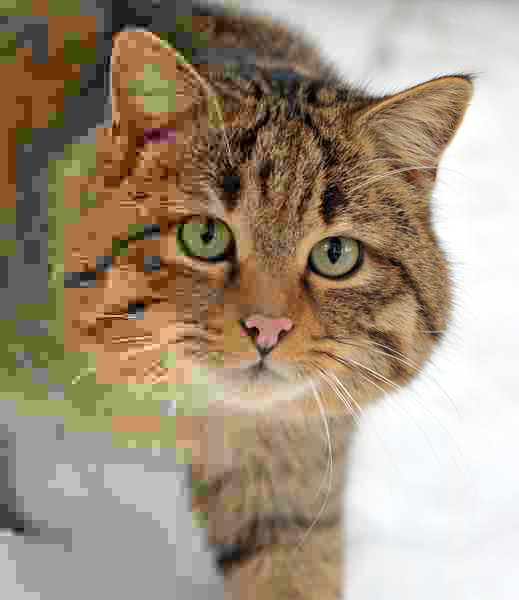
#> input picture digital-methods/l4/input.jpg, 519 x 600 px
$ python 08_sobel_filter.py
#> lines starting #> are read from the running program, lines starting #| are printed output that depends on the picture
import cv2
import numpy as np
import matplotlib
matplotlib.use('Agg')
import matplotlib.pyplot as plt

image = cv2.imread('input.jpg')
#> image is the input picture: shape (600, 519, 3); mean B, G, R 126.4, 147.3, 163.4
if image is None: raise RuntimeError("Could not open input.jpg")
gray_image = cv2.cvtColor(image, cv2.COLOR_BGR2GRAY)
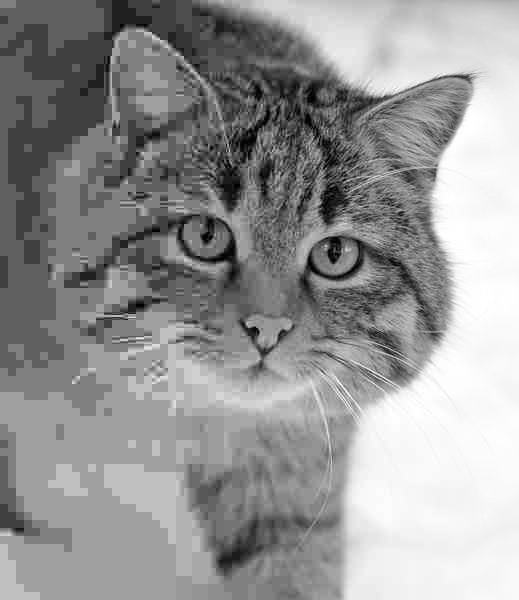
#> gray_image: shape (600, 519); min 0, max 255, mean 149.8
sobel_x = np.array([[-1, 0, 1], [-2, 0, 2], [-1, 0, 1]])
filtered_image_x = cv2.filter2D(gray_image, -1, sobel_x)
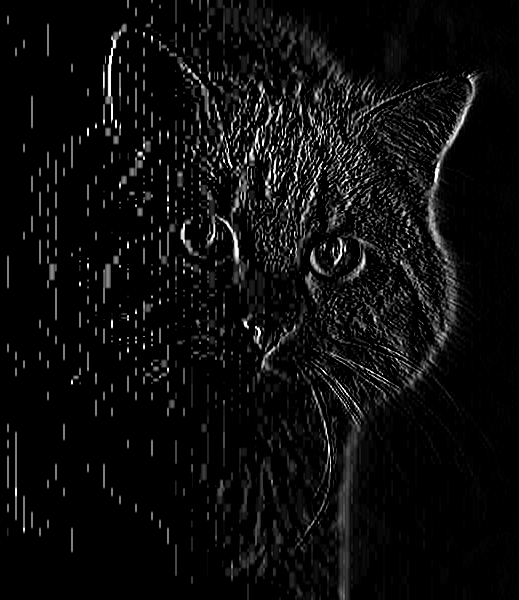
#> filtered_image_x: shape (600, 519); min 0, max 255, mean 13.2
sobel_y = np.array([[1, 2, 1], [0, 0, 0], [-1, -2, -1]])
filtered_image_y = cv2.filter2D(gray_image, -1, sobel_y)
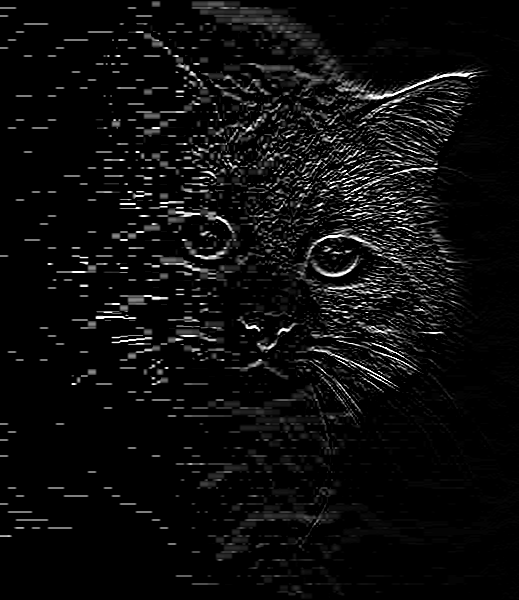
#> filtered_image_y: shape (600, 519); min 0, max 255, mean 13.1
edge_image = cv2.addWeighted(filtered_image_x, 0.5, filtered_image_y, 0.5, 0)
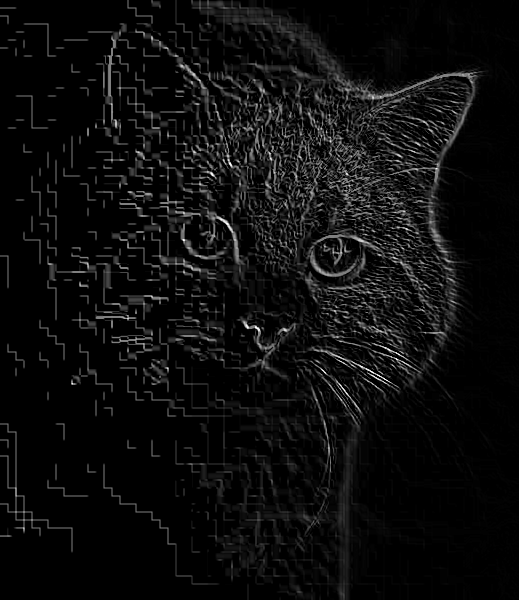
#> edge_image: shape (600, 519); min 0, max 255, mean 13.1

rgb_image = cv2.cvtColor(image, cv2.COLOR_BGR2RGB)

plt.figure(figsize=(12, 6), dpi=100)
plt.subplot(1,2,1), plt.imshow(rgb_image)
plt.title('Исходное изображение'), plt.xticks([]), plt.yticks([])
plt.subplot(1,2,2), plt.imshow(edge_image, cmap='gray')
plt.title('Фильтрованное изображение'), plt.xticks([]), plt.yticks([])
plt.tight_layout()
plt.savefig('result_08.png', bbox_inches='tight')
print("08_sobel_filter.py completed")

$ run again, with digital-methods/l4/input2.jpg copied over digital-methods/l4/input.jpg
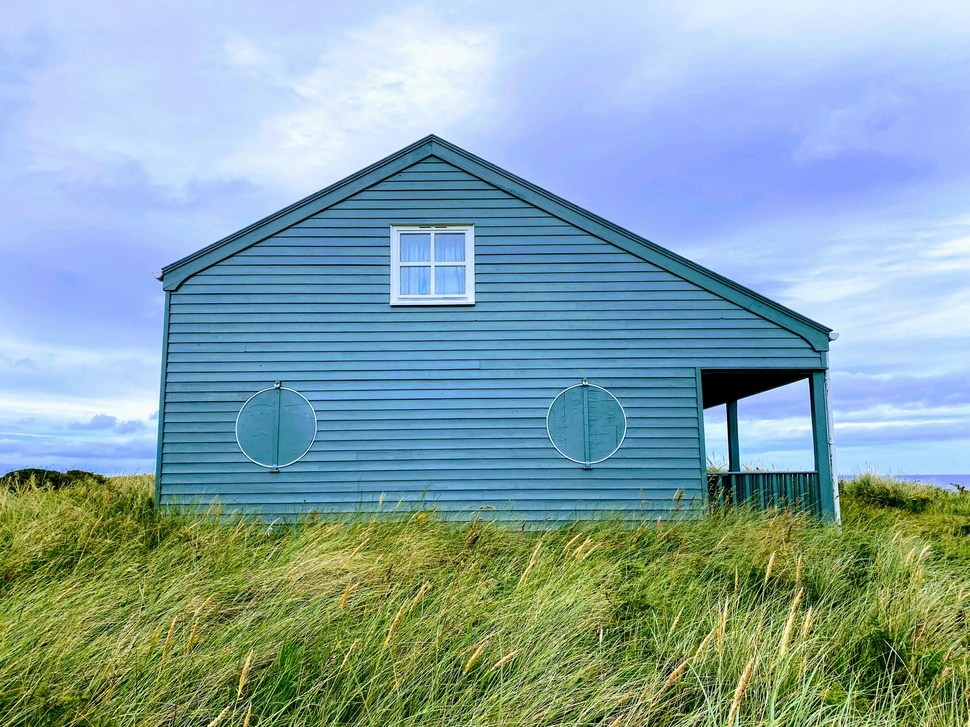
#> input picture digital-methods/l4/input2.jpg, 970 x 727 px, shrunk from 3939 x 2954 before the run
#> image is the input picture: shape (727, 970, 3); mean B, G, R 169, 165.1, 134.5
#> `gray_image = cv2.cvtColor(image, cv2.COLOR_BGR2GRAY)`:
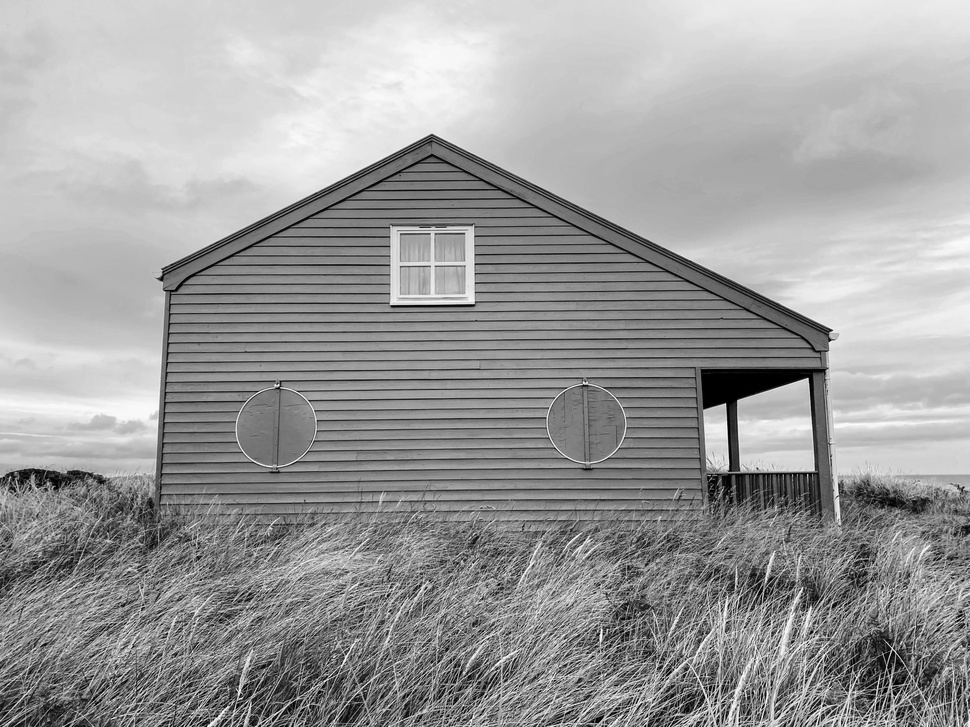
#> gray_image: shape (727, 970); min 0, max 253, mean 156.4
#> `edge_image = cv2.addWeighted(filtered_image_x, 0.5, filtered_image_y, ..`:
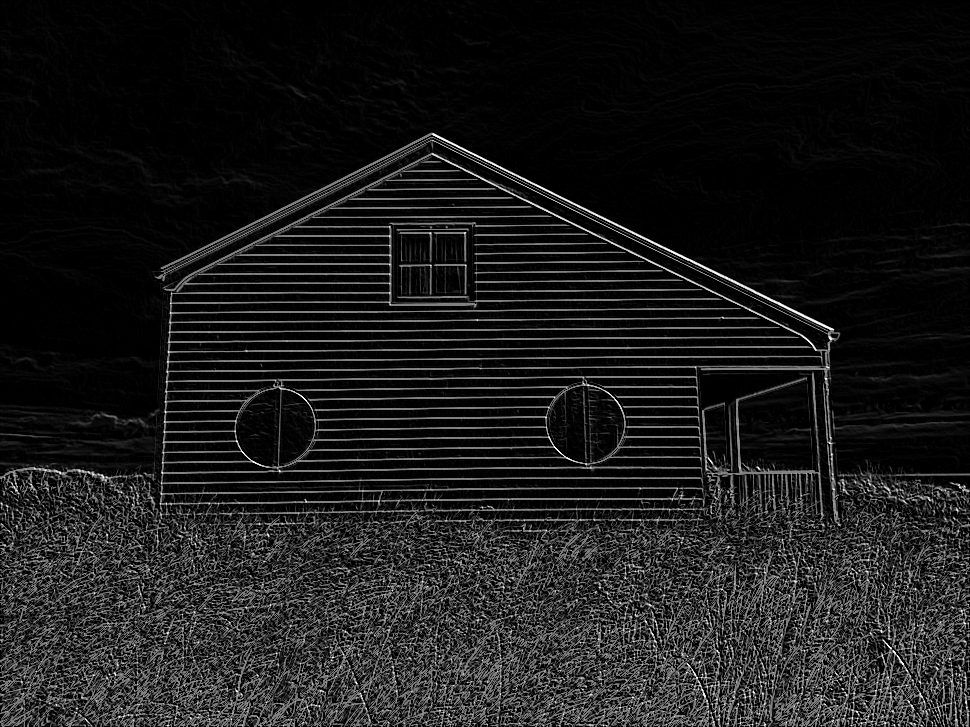
#> edge_image: shape (727, 970); min 0, max 255, mean 27.2
